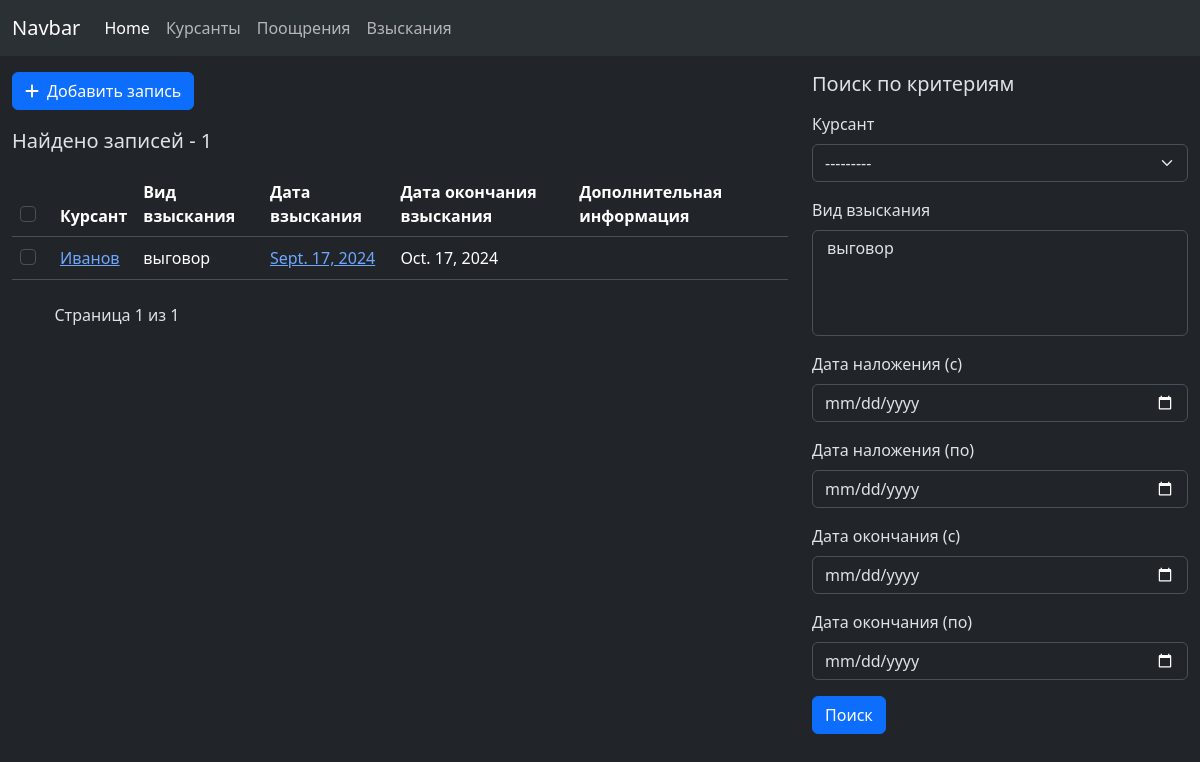
Before: /kis/punishments with the older database file.
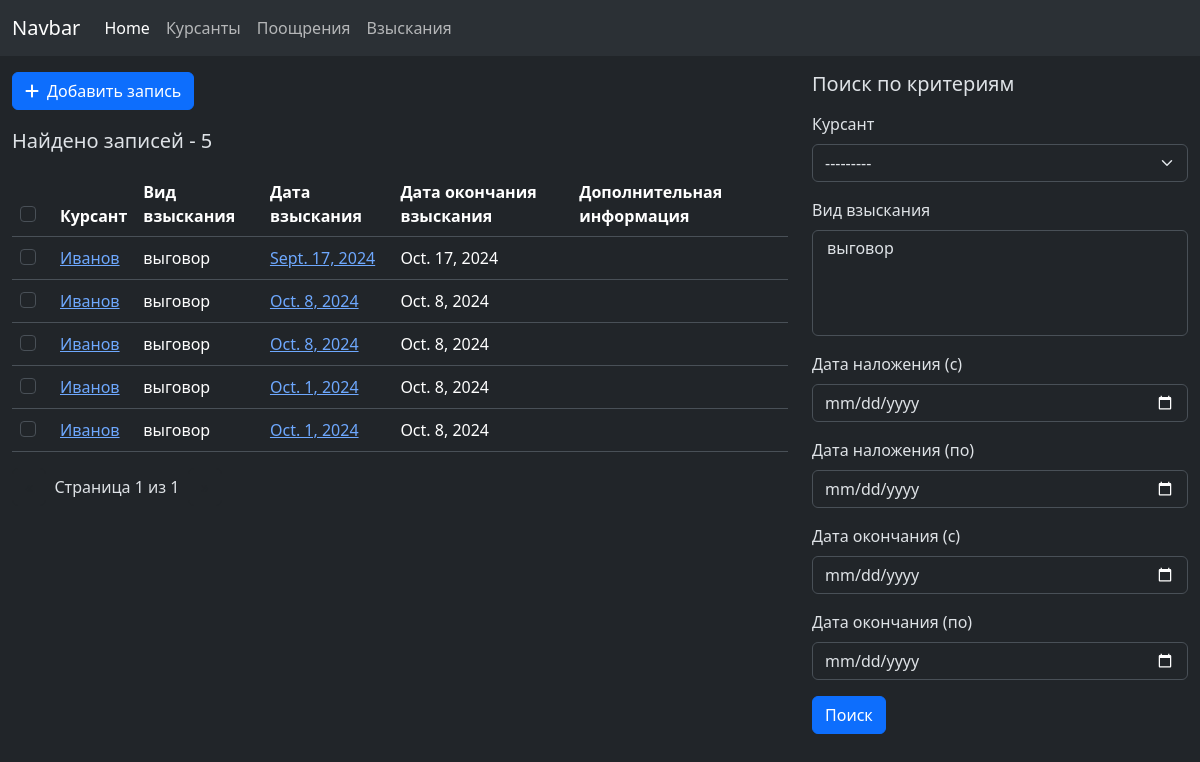
After: the same page with the newer database file.
### kis/models.py (models this page shows, shortened)
class Punishment(models.Model):
    punishment_cadet = models.ForeignKey(Cadet, on_delete=models.CASCADE, verbose_name="На кого")
    punishment_kind = models.ForeignKey(PunishmentKind, on_delete=models.CASCADE, verbose_name="Вид взыскания")
    punishment_start_date = models.DateField(verbose_name="Дата начала действия взыскания", blank=True, null=True)
    punishment_start_order_date = models.DateField(verbose_name="Дата приказа наложения взыскания", blank=True,
                                                   null=True)
    punishment_start_order_number = models.CharField(max_length=255, verbose_name="Номер приказа наложения взыскания",
                                                     blank=True, null=True)
    punishment_start_order_owner = models.ForeignKey(OrderOwner, on_delete=models.SET_NULL, verbose_name="Чей приказ",
                                                     blank=True, null=True)
    punishment_start_extra_data = models.TextField(verbose_name="Фабула о наложении", blank=True, null=True)
    punishment_expiration_date = models.DateField(verbose_name="Дата окончания действия взыскания", blank=True,
                                                  null=True)
    punishment_expiration_order_date = models.DateField(verbose_name="Дата приказа окончания взыскания", blank=True,
                                                        null=True)
    punishment_expiration_order_number = models.CharField(max_length=255,
                                                          verbose_name="Номер приказа окончания взыскания", blank=True,
                                                          null=True)
    punishment_expiration_order_owner = models.ForeignKey(OrderOwner, on_delete=models.SET_NULL,
                                                          related_name="punishment_expiration_order_owner",
                                                          verbose_name="Чей приказ",
                                                          blank=True, null=True)
    punishment_expiration_extra_data = models.TextField(verbose_name="Фабула о снятии", blank=True, null=True)
    class Meta:
        ordering = ('id',)
        verbose_name = 'Взыскание'
        verbose_name_plural = 'Взыскания'

class Cadet(models.Model):
    category = models.ForeignKey(CadetCategory, on_delete=models.SET_NULL, verbose_name="Категория", blank=True, null=True)
    last_name_rus = models.CharField(max_length=30, verbose_name="Фамилия (рус)")
    first_name_rus = models.CharField(max_length=30, verbose_name="Имя (рус)")
    patronymic_rus = models.CharField(max_length=30, verbose_name="Отчество (рус)", blank=True, null=True)
    last_name_bel = models.CharField(max_length=30, verbose_name="Фамилия (бел)", blank=True, null=True)
    first_name_bel = models.CharField(max_length=30, verbose_name="Имя (бел)", blank=True, null=True)
    patronymic_bel = models.CharField(max_length=30, verbose_name="Отчество (бел)", blank=True, null=True)
    last_name_en = models.CharField(max_length=30, verbose_name="Фамилия (англ)", blank=True, null=True)
    first_name_en = models.CharField(max_length=30, verbose_name="Имя (англ)", blank=True, null=True)
    patronymic_en = models.CharField(max_length=30, verbose_name="Отчество (англ)", blank=True, null=True)
    date_of_birth = models.DateField(verbose_name="Дата рождения", blank=True, null=True)
    photo = models.ImageField(upload_to='media/cadets/', verbose_name="Фото", blank=True, null=True)
    address = models.CharField(max_length=255, verbose_name="Адрес", blank=True, null=True)
    phone_number = models.CharField(max_length=30, verbose_name="Номер телефона", blank=True, null=True)
    passport_number = models.CharField(max_length=100, verbose_name="Номер паспорта", blank=True, null=True)
    passport_issue_date = models.DateField(verbose_name="Дата выдачи паспорта", blank=True, null=True)
    passport_validity_period = models.DateField(verbose_name="Срок окончания действия паспорта", blank=True, null=True)
    passport_issue_authority = models.ForeignKey(PassportIssueAuthority, verbose_name="Орган выдачи паспорта",
                                                 on_delete=models.SET_NULL, blank=True, null=True)
    father_last_name = models.CharField(max_length=30, verbose_name="Отец - фамилия", blank=True, null=True)
    father_first_name = models.CharField(max_length=30, verbose_name="Отец - имя", blank=True, null=True)
    father_patronymic = models.CharField(max_length=30, verbose_name="Отец - отчество", blank=True, null=True)
    father_date_of_birth = models.DateField(verbose_name="Отец - дата рождения", blank=True, null=True)
    father_place_of_work = models.TextField(verbose_name="Отец - место работы", blank=True, null=True)
    father_phone_number = models.CharField(max_length=30, verbose_name="Отец - номер телефона", blank=True, null=True)
    mother_last_name = models.CharField(max_length=30, verbose_name="Мать - фамилия", blank=True, null=True)
    mother_first_name = models.CharField(max_length=30, verbose_name="Мать - имя", blank=True, null=True)
    mother_patronymic = models.CharField(max_length=30, verbose_name="Мать - отчество", blank=True, null=True)
    mother_date_of_birth = models.DateField(verbose_name="Мать - дата рождения", blank=True, null=True)
    mother_place_of_work = models.TextField(verbose_name="Мать - место работы", blank=True, null=True)
    mother_phone_number = models.CharField(max_length=30, verbose_name="Мать - номер телефона", blank=True, null=True)
    education_level = models.ForeignKey(EducationLevel, on_delete=models.SET_NULL,
                                        verbose_name="Среднее образования (уровень образования)",
                                        blank=True, null=True)
    education_graduated = models.TextField(verbose_name="Среднее образования (наименование)", blank=True, null=True)
    education_graduating_year = models.IntegerField(verbose_name="Среднее образования (год)", blank=True, null=True)
    education_average_score = models.FloatField(verbose_name="Среднее образования (средний бал)", blank=True, null=True)
    education_kind = models.ForeignKey(Education, on_delete=models.SET_NULL,
                                       verbose_name="Среднее образования (вид учреждения образования)",
                                       blank=True, null=True)
    education_location_kind = models.ForeignKey(EducationLocalityKind, on_delete=models.SET_NULL,
                                                verbose_name="Среднее образования (вид населенного пункта)",
                                                blank=True, null=True)
    subdivision = models.ForeignKey(Subdivision, verbose_name="Подразделение", on_delete=models.SET_NULL, blank=True,
                                    null=True)
    academy_start_year = models.IntegerField(verbose_name="Год поступления", blank=True, null=True)
    academy_end_year = models.IntegerField(verbose_name="Год окончания", blank=True, null=True)
    component_organ = models.ForeignKey(ComponentOrgan, on_delete=models.SET_NULL, verbose_name="Комплектующий орган",
                                        blank=True, null=True)
    entrance_category = models.ForeignKey(EntranceCategory, on_delete=models.SET_NULL,
                                          verbose_name="Категория поступающего",
                                          blank=True, null=True)
    arrived_from_go_rovd = models.ForeignKey(GO_ROVD, on_delete=models.SET_NULL,
                                             verbose_name="Прибыл из ГО-РОВД", blank=True, null=True)
    social_status = models.ForeignKey(SocialStatus, on_delete=models.SET_NULL,
                                      verbose_name="Социальный статус", blank=True, null=True)
    region_for_medical_examination = models.ForeignKey(CountryRegion, on_delete=models.SET_NULL,
                                                       verbose_name="Область (для прохождения мед. комиссии)",
                                                       blank=True, null=True)
    military_office = models.ForeignKey(MilitaryOffice, on_delete=models.SET_NULL,
                                        verbose_name="Военкомат", blank=True, null=True)
    extra_data = models.TextField(verbose_name="Дополнительные данные", blank=True, null=True)
    def __str__(self):
        return self.last_name_rus
    class Meta:
        ordering = ('id',)
        verbose_name = 'Курсант'
        verbose_name_plural = 'Курсанты'

class PunishmentKind(models.Model):
    punishment_kind = models.CharField(max_length=255, verbose_name="Punishment kind")
    def __str__(self):
        return self.punishment_kind
    class Meta:
        ordering = ('id',)
        verbose_name = 'Вид взыскания'
        verbose_name_plural = 'Виды взысканий'

### kis/views.py (the view)
# urls.py: path('punishments', views.punishment_list, name='punishment-list'),
def punishment_list(request):
    request.session['back_path'] = '/kis/punishments?' + request.META.get('QUERY_STRING')
    qs = Punishment.objects.all()
    if 'o' in request.GET:
        order_query = request.GET['o'].split('.')
        qs = qs.order_by(*order_query)
    f = PunishmentFilter(request.GET, queryset=qs)
    paginator = Paginator(f.qs, 20)
    page = request.GET.get('page')
    punish_list = paginator.get_page(page)
    cad_list = Cadet.objects.all()
    return render(request, 'kis/punishment/punishment-list.html',
                  {
                      'punishment_list': punish_list,
                      'cadet_list': cad_list, 'filter': f
                  })

### kis/templates/kis/punishment/punishment-list.html
{% extends 'base.html' %}
{% load static %}
{% load widget_tweaks %}
{% block content %}
    <div class="container-fluid">
        <div class="row">
            <div class="col-8">
                <div class="my-3 d-flex">
                    <button class="btn btn-primary"><span class="fas fa-plus me-2"></span>Добавить запись
                    </button>
                </div>
                {% if punishment_list %}
                    <p class="fs-5">Найдено записей - <b>{{ filter.qs.count }}</b></p>
                    <div class="table-responsive">
                        <table class="table table-hover">
                            <thead>
                            <tr>
                                <th scope="col">
                                    <div class="form-check ">
                                        <input type="checkbox" class="form-check-input" id="exampleCheck1">
                                    </div>
                                </th>
                                <th scope="col">Курсант</th>
                                <th scope="col">Вид взыскания</th>
                                <th scope="col">Дата взыскания</th>
                                <th scope="col">Дата окончания взыскания</th>
                                <th scope="col">Дополнительная информация</th>
                            </tr>
                            </thead>
                            <tbody class="table-borderless">
                            {% for punishment in punishment_list %}
                                <tr class="align-middle">
                                    <th scope="row" class="text-center align-middle">
                                        <div class="form-check ">
                                            <input type="checkbox" class="form-check-input" id="exampleCheck1">
                                        </div>
                                    </th>
                                    <td>
                                        <a href="{% url 'kis:cadet-update' punishment.punishment_cadet.id %}">{{ punishment.punishment_cadet }}</a>
                                    </td>
                                    <td>{{ punishment.punishment_kind|default:"" }}</td>
                                    <td>
                                        <a href="">{{ punishment.punishment_start_date|default:"" }}</a>
                                    </td>
                                    <td>{{ punishment.punishment_expiration_date|default:"" }}</td>
                                    <td>{{ punishment.punishment_extra_data }}</td>
                                </tr>
                            {% endfor %}
                            </tbody>
                        </table>
                    </div>
                    {% include 'kis/punishment/paginator.html' %}
                {% else %}
                    <p class="fs-5">Записей не найдено</p>
                {% endif %}
            </div>
            <div class="col-4">
                <h5 class="my-3">Поиск по критериям</h5>
                <form method="get" action="{% url 'kis:punishment-list' %}">
                    <div class="mb-3">
                        <label class="form-label">Курсант</label>
                        {% render_field filter.form.punishment_cadet class+="form-select" %}
                    </div>
                    <div class="mb-3">
                        <label class="form-label">Вид взыскания</label>
                        {% render_field filter.form.punishment_kind class+="form-select" %}
                    </div>
                    <div class="mb-3">
                        <label class="form-label">Дата наложения (с)</label>
                        {% render_field filter.form.punishment_start_date_gte class+="form-control" %}
                    </div>
                    <div class="mb-3">
                        <label class="form-label">Дата наложения (по)</label>
                        {% render_field filter.form.punishment_start_date_lte class+="form-control" %}
                    </div>
                    <div class="mb-3">
                        <label class="form-label">Дата окончания (с)</label>
                        {% render_field filter.form.punishment_expiration_date_gte class+="form-control" %}
                    </div>
                    <div class="mb-3">
                        <label class="form-label">Дата окончания (по)</label>
                        {% render_field filter.form.punishment_expiration_date_lte class+="form-control" %}
                    </div>
                    <button type="submit" class="btn btn-primary">Поиск</button>
                </form>
            </div>
        </div>
    </div>
{% endblock %}

Changed rows visible on the page:
added Punishment: punishment_cadet "Иванов", punishment_kind "выговор", punishment_start_date "Oct. 8, 2024", punishment_expiration_date "Oct. 8, 2024"
added Punishment: punishment_cadet "Иванов", punishment_kind "выговор", punishment_start_date "Oct. 8, 2024", punishment_expiration_date "Oct. 8, 2024"
added Punishment: punishment_cadet "Иванов", punishment_kind "выговор", punishment_start_date "Oct. 1, 2024", punishment_expiration_date "Oct. 8, 2024"
added Punishment: punishment_cadet "Иванов", punishment_kind "выговор", punishment_start_date "Oct. 1, 2024", punishment_expiration_date "Oct. 8, 2024"
Other visible differences:
{{ filter.qs.count }}: "1" → "5"
